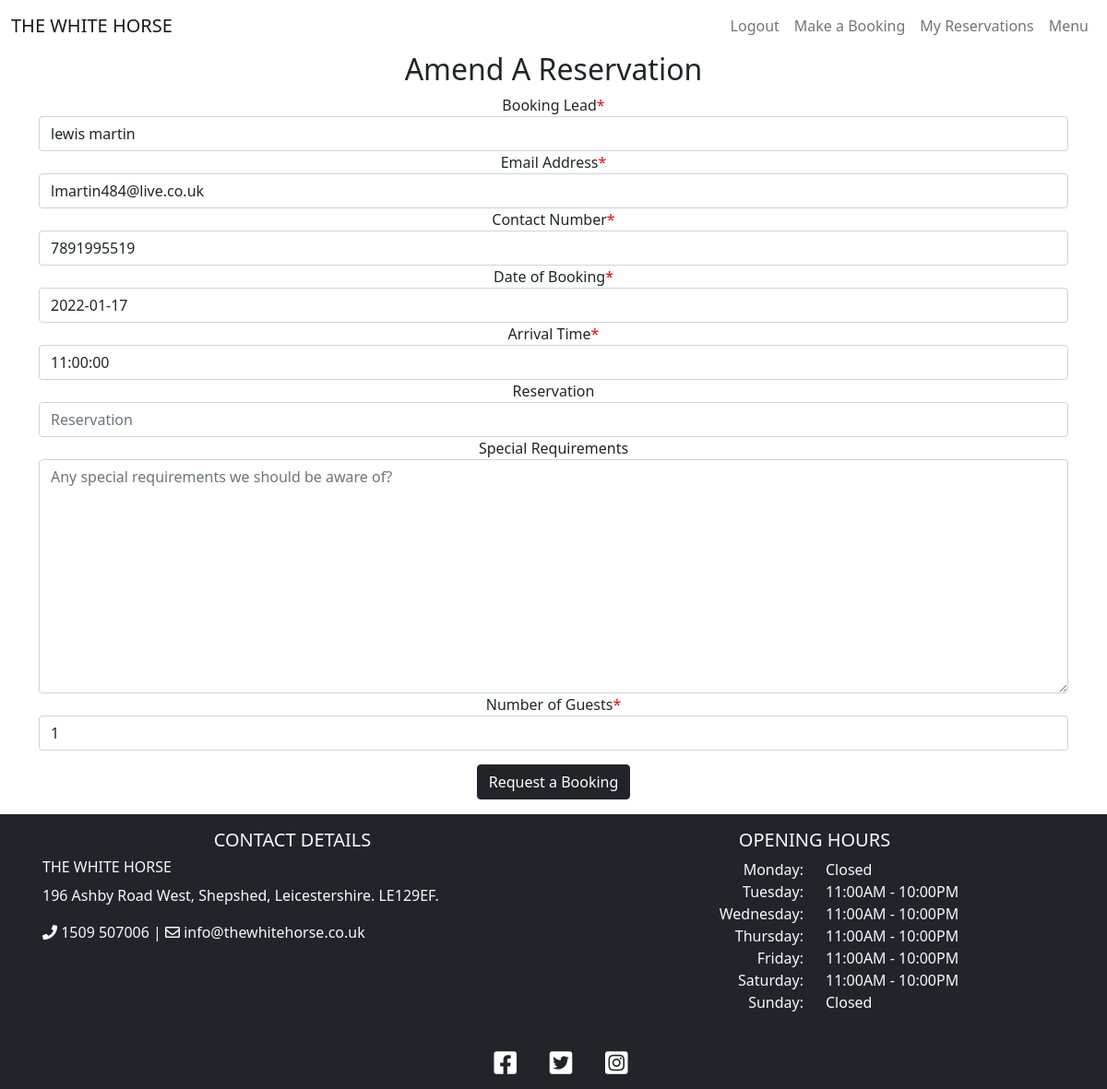
Page /amend/3 (signed in) on the committed database.
### booking/models.py (models this page shows, shortened)
class Booking(models.Model):
    user = models.ForeignKey(User, on_delete=models.CASCADE)
    lead = models.CharField(max_length=200, blank=False)
    email = models.CharField(max_length=200, blank=False)
    mobile = models.IntegerField(blank=False)
    date = models.DateField(blank=False)
    time = models.TimeField(blank=False)
    arrival = models.DateTimeField(null=True)
    notes = models.TextField(max_length=200)
    guests = models.PositiveIntegerField(blank=False)
    status = models.IntegerField(choices=STATUS, default=0)
    class Meta:
        ordering = ['-date']

### booking/views.py (the view)
# urls.py: path('amend/<reservation_id>', views.amend_reservation, name='amend'),
def amend_reservation(request, reservation_id):
    reservation = get_object_or_404(Booking, id=reservation_id)
    context = {
        "lead": reservation.lead,
        "email": reservation.email,
        "mobile": reservation.mobile,
        "date": reservation.date,
        "time": reservation.time,
        "notes": reservation.notes,
        "guests": reservation.guests
    }
    if request.method == 'POST':
        booking_form = BookingForm(request.POST)
        if booking_form.is_valid():
            reservation.delete()
            current_booking = booking_form.save(commit=False)
            current_booking.user = request.user
            current_booking.save()
            return redirect(reverse("reservations"))
        else:
            return render(request, 'amend_booking.html', {
                "booking_form": BookingForm(context)
            })
    else:
        return render(request, 'amend_booking.html', {
                "booking_form": BookingForm(context)
            })

### templates/amend_booking.html (shortened to what this page needs)
{% extends "base.html" %}
{% block content %}
{% if user.is_authenticated %}
{% load crispy_forms_tags %}
<div class="container mb-3">
    <div class="row">
        <div class="col-lg-12 text-center">
            <h2>Amend A Reservation</h2>
            <form method="POST" action="{% url 'booking' %}">
                {{ booking_form | crispy }}
                <button type="submit" class="btn btn-dark" value="Post">Request a Booking</button>
            </form>
        </div>
    </div>
</div>
{% endif %}
{% endblock %}

### static/css/style.css (style rules this page uses)
body { background-color: white; }
.site { display: flex; min-height: 100vh; flex-direction: column; }
#div_id_guests { padding-bottom: 15px; }
.asteriskField { color: red; }

### rows in the picture
Booking: lead "lewis martin", email "lmartin484@live.co.uk", mobile "7891995519", date "2022-01-17", time "11:00:00", guests "1"
